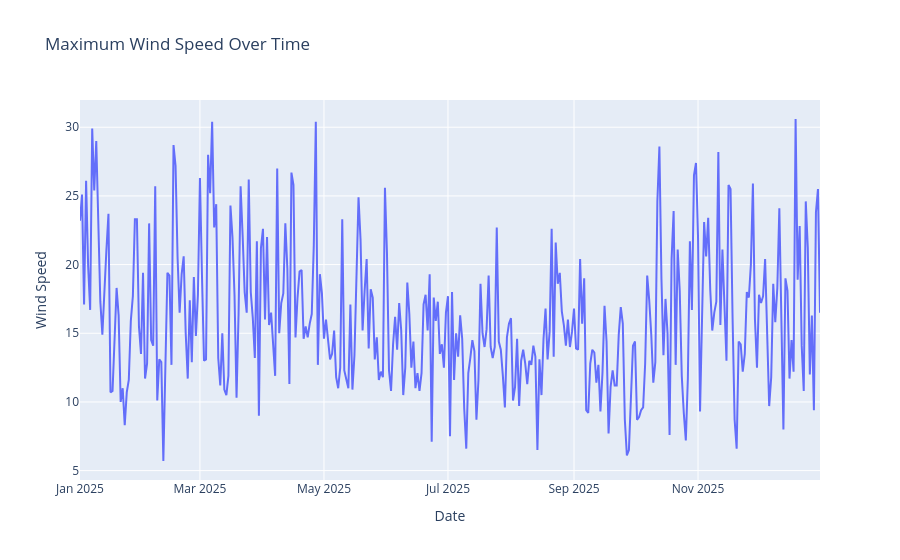

The code cell stored with this chart in its notebook:
### Code cell
import plotly.express as px
fig = px.line(
    weather_daily,
    x="date",
    y="wind_speed_10m_max",
    title="Maximum Wind Speed Over Time",
    markers=False
)

fig.update_layout(
    xaxis_title="Date",
    yaxis_title="Wind Speed",
    hovermode="x unified"
)

fig.show()

### Figure 1 — Plotly figure (JSON) as saved in the notebook; plotly's stock layout.template omitted (floating-point values rounded to 4 significant figures; data arrays with more than 128 entries replaced by an {"elided": "..."} marker saying what was removed)
{"data": [{"hovertemplate": "date=%{x}<br>wind_speed_10m_max=%{y}<extra></extra>", "legendgroup": "", "line": {"color": "#636efa", "dash": "solid"}, "marker": {"symbol": "circle"}, "mode": "lines", "name": "", "orientation": "v", "showlegend": false, "type": "scatter", "x": {"elided": "365 str values"}, "xaxis": "x", "y": {"elided": "365 float values"}, "yaxis": "y"}], "layout": {"hovermode": "x unified", "legend": {"tracegroupgap": 0}, "title": {"text": "Maximum Wind Speed Over Time"}, "xaxis": {"anchor": "y", "domain": [0, 1], "title": {"text": "Date"}}, "yaxis": {"anchor": "x", "domain": [0, 1], "title": {"text": "Wind Speed"}}}}
